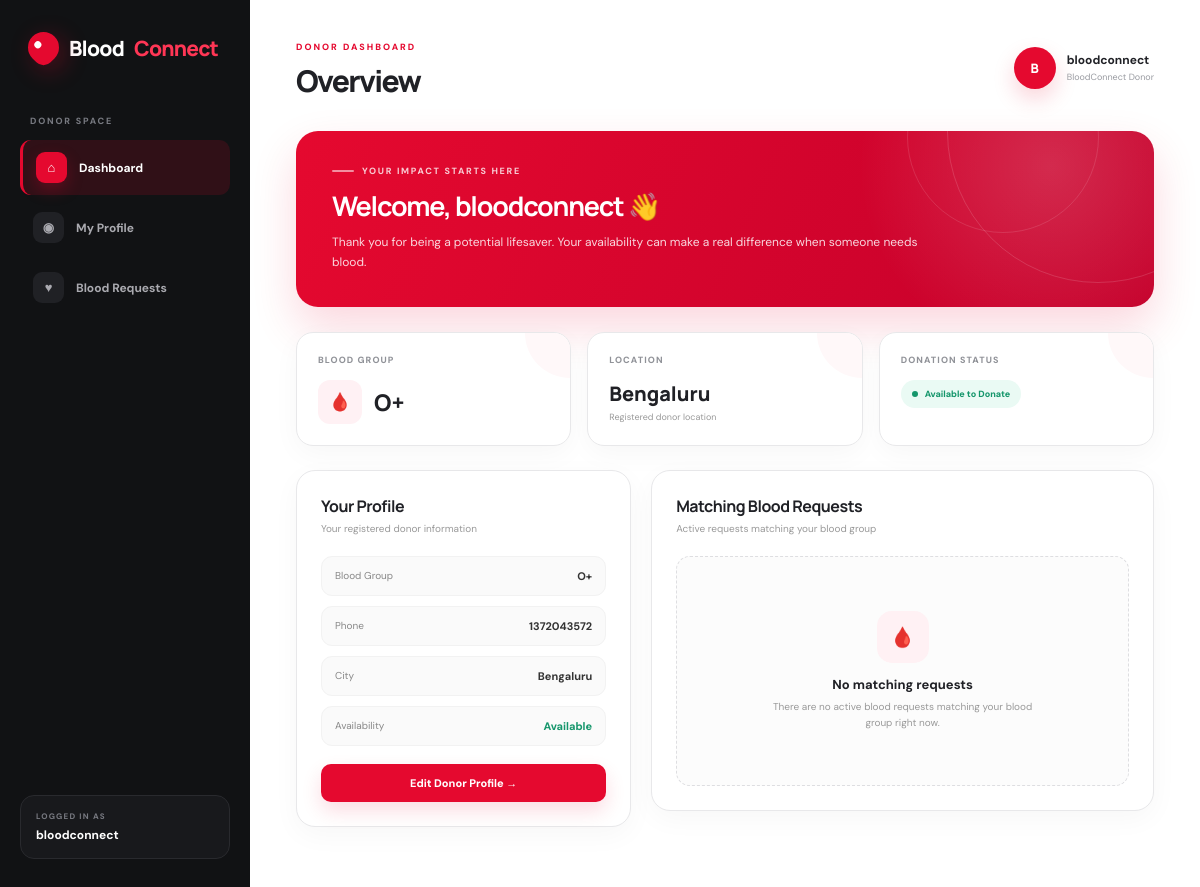
The app's page /dashboards/donor/ (signed in) with its own data.
### accounts/models.py (models this page shows)
class User(AbstractUser):
    ROLE_CHOICES = (
        ('donor', 'Donor'),
        ('seeker', 'Blood Seeker'),
        ('hospital', 'Hospital'),
        ('blood_bank', 'Blood Bank'),
        ('college', 'College'),
    )
    role = models.CharField(
        max_length=20,
        choices=ROLE_CHOICES
    )

### dashboards/models.py (models this page shows, shortened)
class DonorProfile(models.Model):
    user = models.OneToOneField(
        User,
        on_delete=models.CASCADE
    )
    college = models.ForeignKey(
        User,
        on_delete=models.SET_NULL,
        null=True,
        blank=True,
        related_name="student_donors",
        limit_choices_to={"role": "college"}
    )
    blood_group = models.CharField(
        max_length=5
    )
    phone = models.CharField(
        max_length=15
    )
    city = models.CharField(
        max_length=100
    )
    latitude = models.FloatField(
        null=True,
        blank=True
    )
    longitude = models.FloatField(
        null=True,
        blank=True
    )
    is_available = models.BooleanField(
        default=True
    )

### dashboards/views.py (the view, shortened to what this page needs)
@login_required
def donor_dashboard(request):
    donor_profile = DonorProfile.objects.filter(
        user=request.user
    ).first()
    matching_requests = []
    if donor_profile:
        requests = (
            BloodRequest.objects.filter(
                status="active",
                hospital_verified=True,
            )
            .annotate(
                urgency_priority=Case(
                    When(
                        urgency="emergency",
                        then=0
                    ),
                    When(
                        urgency="critical",
                        then=0
                    ),
                    When(
                        urgency="urgent",
                        then=1
                    ),
                    default=2,
                    output_field=IntegerField(),
                )
            )
            .order_by(
                "urgency_priority",
                "-created_at",
            )
        )
        for blood_request in requests:
            if (
                blood_request.blood_group
                != donor_profile.blood_group
            ):
                continue
    sos_alerts = (
        SOSAlert.objects.filter(
            donor=donor_profile
        )
        .select_related("blood_request")
        .order_by("-id")
        if donor_profile
        else []
    )
    return render(
        request,
        "dashboards/donor.html",
        {
            "donor_profile": donor_profile,
            "matching_requests": matching_requests,
            "sos_alerts": sos_alerts,
        },
    )

### dashboards/templates/dashboards/donor.html (shortened to what this page needs)
{% load static %}
<!DOCTYPE html>
<html lang="en">
<head>
</head>
<body>
<div class="dashboard">
    <aside class="sidebar">
        <div class="logo">
            <div class="logo-mark"></div>
            Blood<span>Connect</span>
        </div>
        <div class="sidebar-label">
            DONOR SPACE
        </div>
        <nav class="nav">
            <a
                href="{% url 'donor_dashboard' %}"
                class="nav-item active"
            >
                <span class="nav-icon">
                    ⌂
                </span>
                <span>
                    Dashboard
                </span>
            </a>
            <a
                href="{% url 'donor_profile' %}"
                class="nav-item"
            >
                <span class="nav-icon">
                    ◉
                </span>
                <span>
                    My Profile
                </span>
            </a>
            <a
                href="{% url 'donor_dashboard' %}"
                class="nav-item"
            >
                <span class="nav-icon">
                    ♥
                </span>
                <span>
                    Blood Requests
                </span>
            </a>
        </nav>
        <div class="sidebar-bottom">
            <div class="account-mini">
                <small>
                    LOGGED IN AS
                </small>
                <strong>
                    {{ request.user.username }}
                </strong>
            </div>
        </div>
    </aside>
    <main class="main">
        <header class="topbar">
            <div class="page-title">
                <small>
                    DONOR DASHBOARD
                </small>
                <h1>
                    Overview
                </h1>
            </div>
            <div class="top-user">
                <div class="avatar">
                    {{ request.user.username|first|upper }}
                </div>
                <div>
                    <strong>
                        {{ request.user.username }}
                    </strong>
                    <span>
                        BloodConnect Donor
                    </span>
                </div>
            </div>
        </header>
        <section class="welcome">
            <div class="welcome-content">
                <div class="welcome-tag">
                    YOUR IMPACT STARTS HERE
                </div>
                <h2>
                    Welcome, {{ request.user.username }} 👋
                </h2>
                <p>
                    Thank you for being a potential lifesaver.
                    Your availability can make a real difference
                    when someone needs blood.
                </p>
            </div>
        </section>
        {% if donor_profile %}
        <section class="dashboard-grid">
            <div class="info-card">
                <div class="info-label">
                    BLOOD GROUP
                </div>
                <div class="blood-display">
                    <div class="blood-icon">
                        🩸
                    </div>
                    <strong>
                        {{ donor_profile.blood_group }}
                    </strong>
                </div>
            </div>
            <div class="info-card">
                <div class="info-label">
                    LOCATION
                </div>
                <div class="info-value">
                    {{ donor_profile.city }}
                </div>
                <div class="info-sub">
                    Registered donor location
                </div>
            </div>
            <div class="info-card">
                <div class="info-label">
                    DONATION STATUS
                </div>
                {% if donor_profile.is_available %}
                    <span class="status available">
                        <span class="status-dot"></span>
                        Available to Donate
                    </span>
                {% else %}
                    <span class="status unavailable">
                        <span class="status-dot"></span>
                        Currently Unavailable
                    </span>
                {% endif %}
            </div>
        </section>
        <div class="content-grid">
            <section class="card">
                <div class="card-header">
                    <div>
                        <h3>
                            Your Profile
                        </h3>
                        <p>
                            Your registered donor information
                        </p>
                    </div>
                </div>
                <div class="profile-list">
                    <div class="profile-row">
                        <span>
                            Blood Group
                        </span>
                        <span>
                            {{ donor_profile.blood_group }}
                        </span>
                    </div>
                    <div class="profile-row">
                        <span>
                            Phone
                        </span>
                        <span>
                            {{ donor_profile.phone }}
                        </span>
                    </div>
                    <div class="profile-row">
                        <span>
                            City
                        </span>
                        <span>
                            {{ donor_profile.city }}
                        </span>
                    </div>
                    <div class="profile-row">
                        <span>
                            Availability
                        </span>
                        {% if donor_profile.is_available %}
                            <span style="color:#15966b;">
                                Available
                            </span>
                        {% else %}
                            <span style="color:#888;">
                                Not Available
                            </span>
                        {% endif %}
                    </div>
                </div>
                <a
                    href="{% url 'donor_profile' %}"
                    class="edit-button"
                >
                    Edit Donor Profile →
                </a>
            </section>
            <section class="card requests-card">
                <div class="card-header">
                    <div>
                        <h3>
                            Matching Blood Requests
                        </h3>
                        <p>
                            Active requests matching your blood group
                        </p>
                    </div>
                </div>
                {% if matching_requests %}
                    {% for item in matching_requests %}
                    <div class="request">
                        <div class="request-top">
                            <div class="request-title">
                                <div class="request-blood">
                                    {{ item.request.blood_group }}
                                </div>
                                <div>
                                    <h4>
                                        Blood Required
                                    </h4>
                                    <p>
                                        {{ item.request.hospital_name }}
                                    </p>
                                </div>
                            </div>
                            <span class="urgency {{ item.request.urgency }}">
                                {{ item.request.get_urgency_display }}
                            </span>
                        </div>
                        <div class="request-details">
                            <div class="detail">
                                Units Required
                                <strong>
                                    {{ item.request.units_required }}
                                </strong>
                            </div>
                            <div class="detail">
                                Location
                                <strong>
                                    {{ item.request.city }}
                                </strong>
                            </div>
                            <div class="detail">
                                Distance
                                <strong>
                                    {{ item.distance }} km
                                </strong>
                            </div>
                        </div>
                        <!-- =================================================
                             INTEGRATED DONOR RESPONSE FORM
                        ================================================== -->
                        <form
                            method="post"
                            action="{% url 'respond_to_blood_request' %}"
                        >
                            {% csrf_token %}
                            <input
                                type="hidden"
                                name="request_id"
                                value="{{ item.request.id }}"
                            >
                            <button
                                type="submit"
                                class="donate-button"
                            >
                                {% if item.request.urgency == "emergency" %}
                                    🚨 I Can Respond to Emergency →
                                {% else %}
                                    🩸 I Can Donate →
                                {% endif %}
                            </button>
                        </form>
                    </div>
                    {% endfor %}
                {% else %}
                    <div class="empty">
                        <div class="empty-icon">
                            🩸
                        </div>
                        <h4>
                            No matching requests
                        </h4>
                        <p>
                            There are no active blood requests matching
                            your blood group right now.
                        </p>
                    </div>
                {% endif %}
            </section>
        </div>
        {% endif %}
    </main>
</div>
</body>
</html>

### records on screen
User: user.username "bloodconnect", user.username|first "B"
DonorProfile: blood_group "O+", city "Bengaluru", phone "1372043572"
